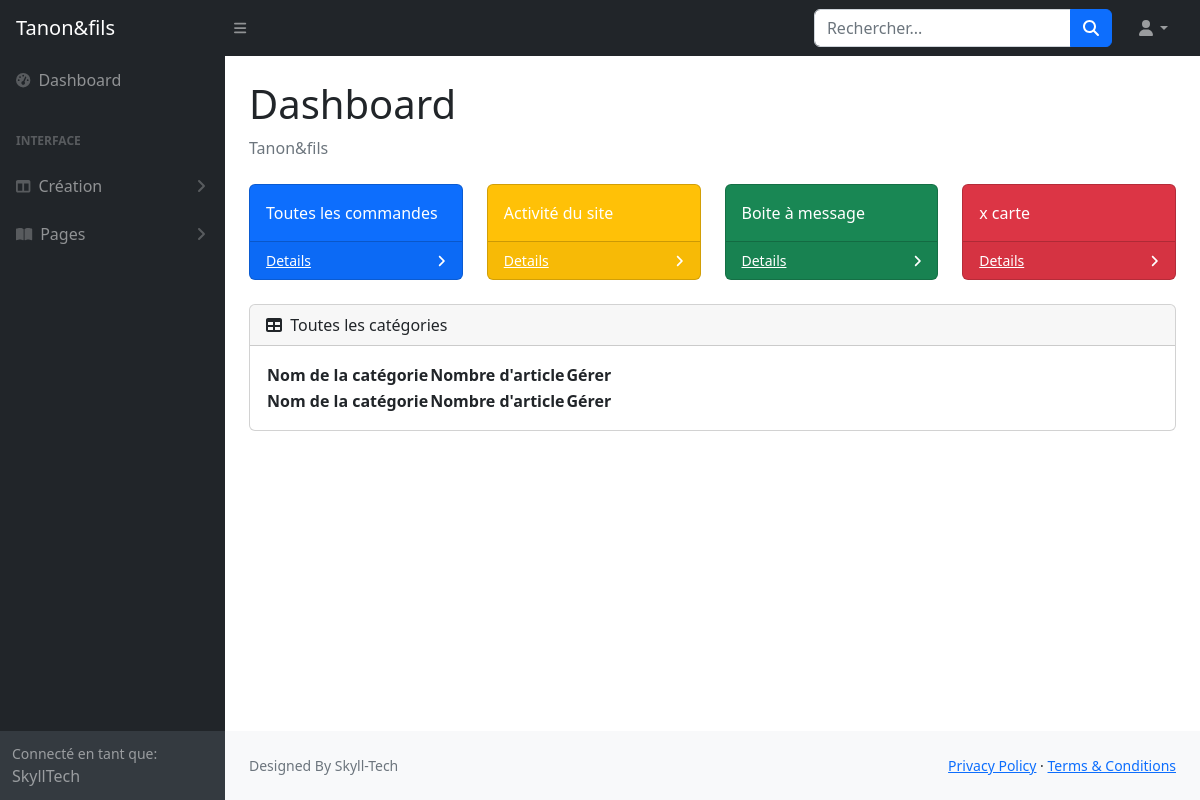
/affiche_categorie/, run on an earlier commit of the app's database.
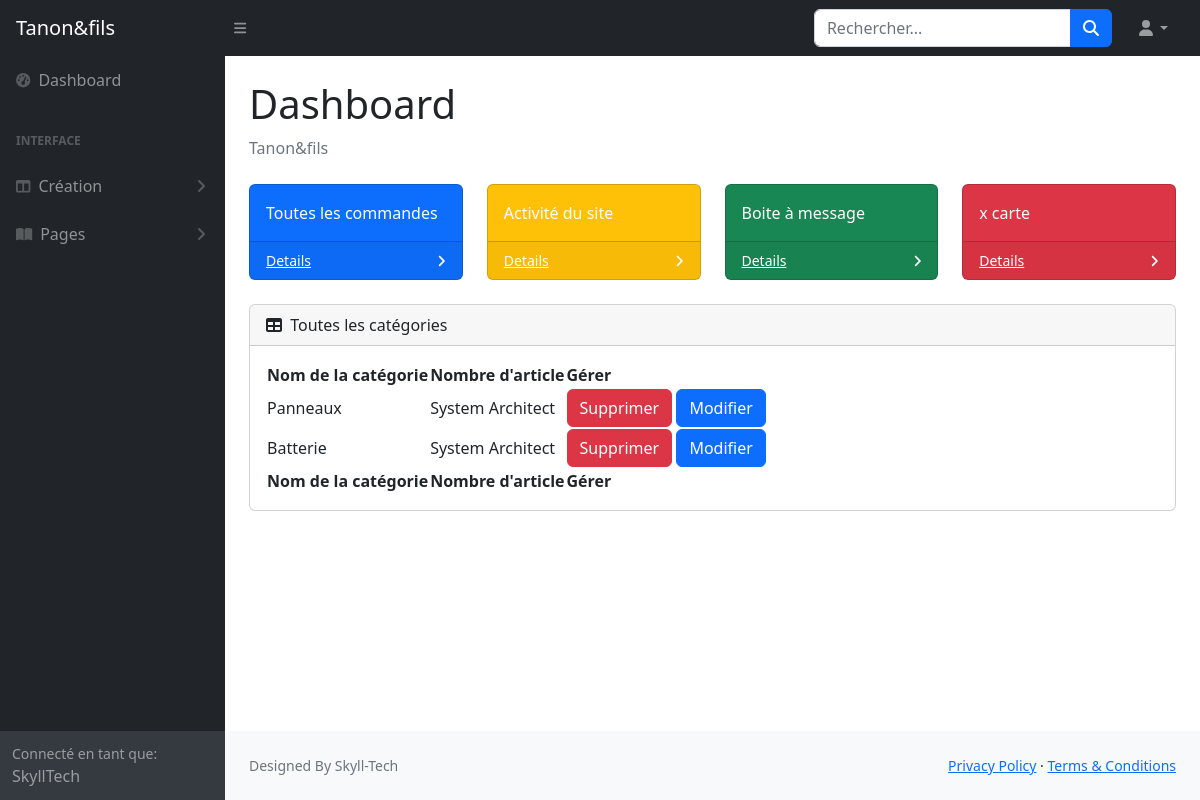
And on a later commit of the database.
### Dashboard/models.py (models this page shows, shortened)
class Categorie(models.Model):
    Nom_categorie = models.CharField(max_length=25, unique=True)
    Nb_article = models.IntegerField(default=0)

### Dashboard/views.py (the view)
# urls.py: path("affiche_categorie/", views.affiche_categorie, name="affiche_categorie"),
def affiche_categorie(request):
    categorie = Categorie.objects.all()
    context = {'categorie': categorie}
    return render(request, "dashboard/affiche_categorie.html", context)

### Dashboard/templates/dashboard/affiche_categorie.html (shortened to what this page needs)
{% extends "dashboard/base.html" %} {% block content %}
  <main>
    <div class="container-fluid px-4">
      <h1 class="mt-4">Dashboard</h1>
      <ol class="breadcrumb mb-4">
        <li class="breadcrumb-item active">Tanon&fils</li>
      </ol>
      <div class="row">
        <div class="col-xl-3 col-md-6">
          <div class="card bg-primary text-white mb-4">
            <div class="card-body">Toutes les commandes</div>
            <div
              class="card-footer d-flex align-items-center justify-content-between"
            >
              <a class="small text-white stretched-link" href="#"> Details</a>
              <div class="small text-white">
                <i class="fas fa-angle-right"></i>
              </div>
            </div>
          </div>
        </div>
        <div class="col-xl-3 col-md-6">
          <div class="card bg-warning text-white mb-4">
            <div class="card-body">Activité du site</div>
            <div
              class="card-footer d-flex align-items-center justify-content-between"
            >
              <a class="small text-white stretched-link" href="#"> Details</a>
              <div class="small text-white">
                <i class="fas fa-angle-right"></i>
              </div>
            </div>
          </div>
        </div>
        <div class="col-xl-3 col-md-6">
          <div class="card bg-success text-white mb-4">
            <div class="card-body">Boite à message</div>
            <div
              class="card-footer d-flex align-items-center justify-content-between"
            >
              <a class="small text-white stretched-link" href="#"> Details</a>
              <div class="small text-white">
                <i class="fas fa-angle-right"></i>
              </div>
            </div>
          </div>
        </div>
        <div class="col-xl-3 col-md-6">
          <div class="card bg-danger text-white mb-4">
            <div class="card-body">x carte</div>
            <div
              class="card-footer d-flex align-items-center justify-content-between"
            >
              <a class="small text-white stretched-link" href="#"> Details</a>
              <div class="small text-white">
                <i class="fas fa-angle-right"></i>
              </div>
            </div>
          </div>
        </div>
      </div>
      <div class="card mb-4">
        <div class="card-header">
          <i class="fas fa-table me-1"></i>
          Toutes les catégories
        </div>
        <div class="card-body">
          <table id="datatablesSimple">
            <thead>
              <tr>
                <th>Nom de la catégorie</th>
                <th>Nombre d'article</th>
                <th>Gérer</th>
              </tr>
            </thead>
            <tfoot>
              <tr>
                <th>Nom de la catégorie</th>
                <th>Nombre d'article</th>
                <th>Gérer</th>
              </tr>
            </tfoot>
            <tbody>
              {% for categorie in categorie %}
              <tr>
                <td>{{ categorie.Nom_categorie }}</td>
                <td>System Architect</td>
                <td><a href="{% url 'supprimer_categorie' categorie.id %}" class="btn btn-danger ">Supprimer</a> <a href="{% url 'modifier_categorie' categorie.id %}" class="btn btn-primary ">Modifier</a></td>
              </tr>
              {% endfor %}
            </tbody>
          </table>
        </div>
      </div>
    </div>
  </main>
  {% endblock content %}

What changed in the data, as far as the page shows it:
added Categorie: Nom_categorie "Panneaux"
added Categorie: Nom_categorie "Batterie"
